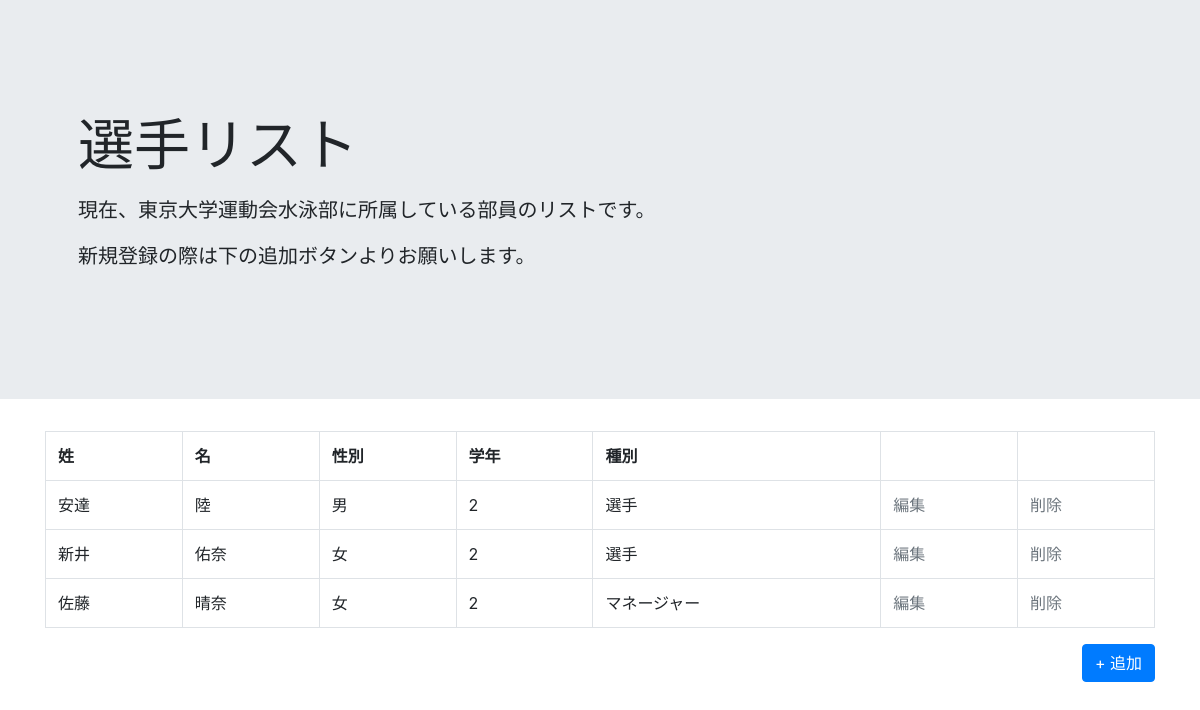
The app's page /member/, older data.
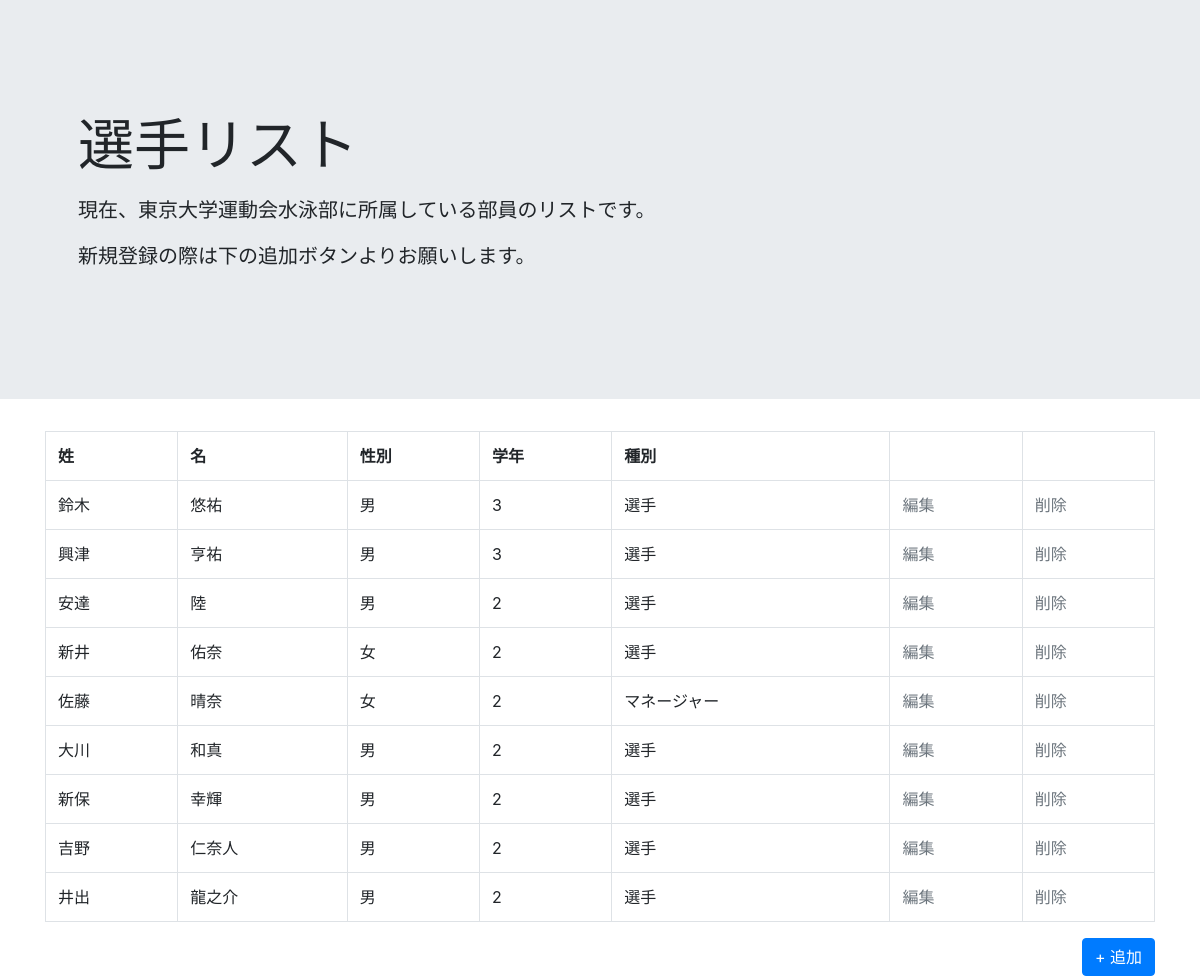
The same page, newer data.
### kappashiftapp/models.py (models this page shows)
class MemberModel(models.Model):
    first_name = models.CharField(max_length=50)
    last_name = models.CharField(max_length=50)
    grade = models.IntegerField()
    sex = models.CharField(max_length=50, choices=(('男', 'M'), ('女', 'W')))
    member_type = models.CharField(max_length=10, choices=(
        ('選手', 'Swimmer'), ('マネージャー', 'Manager')))

### kappashiftapp/views.py (the view)
# urls.py: path('member/', MemberView.as_view(), name='member'),
class MemberView(ListView):
    template_name = 'member.html'
    model = MemberModel
    def get_queryset(self):
        return MemberModel.objects.order_by('-grade')

### templates/member.html
{% extends 'base.html' %}
{% block header %}
<header class="jumbotron jumbotron-fluid">
    <div class="container p-5">
        <h1 class="display-4 mb-3">選手リスト</h1>
        <p class="lead">現在、東京大学運動会水泳部に所属している部員のリストです。</p>
        <p class="lead">新規登録の際は下の追加ボタンよりお願いします。</p>
    </div>
</header>
{% endblock header %}
{% block content %}
<div class="container">
<table class="table table-bordered">
    <tr>
        <th>姓</th>
        <th>名</th>
        <th>性別</th>
        <th>学年</th>
        <th>種別</th>
        <th></th>
        <th></th>
    </tr>
    {% for item in object_list %}
    <tr>
        <td>{{item.last_name}}</td>
        <td>{{item.first_name}}</td>
        <td>{{item.sex}}</td>
        <td>{{item.grade}}</td>
        <td>{{item.member_type}}</td>
        <td><a href="{% url 'update' item.pk %}" class="text-secondary">編集</a></td>
        <td><a href="{% url 'delete' item.pk %}" class="text-secondary">削除</a></td>
    </tr>
    {% endfor %}
</table>
<a href="{% url 'create' %}" class="btn btn-primary float-right">+ 追加</a>
</div>
{% endblock content %}

### templates/base.html (shortened to what this page needs)
<!doctype html>
<html lang="ja">
  <head>
    <link rel="stylesheet" href="https://stackpath.bootstrapcdn.com/bootstrap/4.5.0/css/bootstrap.min.css">
  </head>
  <body>
    {% block header %}
    {% endblock header %}
    {% block content %}
    {% endblock content %}
  </body>
</html>

Row changes from the older to the newer data that the page shows:
added MemberModel: last_name "鈴木", first_name "悠祐", sex "男", grade "3", member_type "選手"
added MemberModel: last_name "興津", first_name "亨祐", sex "男", grade "3", member_type "選手"
added MemberModel: last_name "大川", first_name "和真", sex "男", grade "2", member_type "選手"
added MemberModel: last_name "新保", first_name "幸輝", sex "男", grade "2", member_type "選手"
added MemberModel: last_name "吉野", first_name "仁奈人", sex "男", grade "2", member_type "選手"
added MemberModel: last_name "井出", first_name "龍之介", sex "男", grade "2", member_type "選手"
